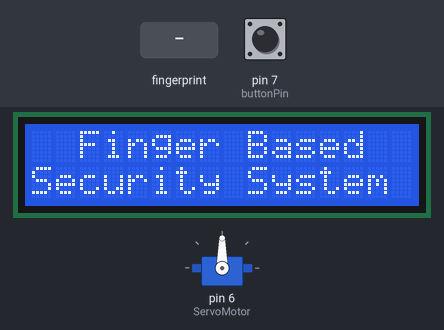
Bench run of a sketch on a simulated Arduino Uno, built with avr-gcc and run on an emulated ATmega328P. Parts: servo, 16×2 character LCD. The inputs (shaded band) are chosen by the test bench; at power-on: pin 7 (buttonPin) LOW. What the sketch prints to the serial monitor is not drawn.

Above: at 1.1 s.
At 5.2 s:
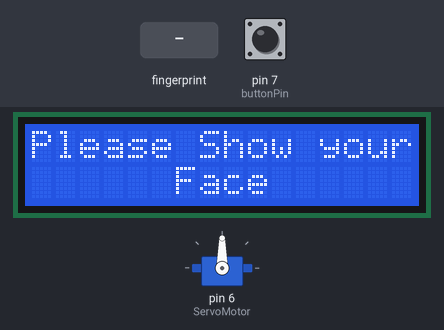
5.3 s: pin 7 (buttonPin) pulled HIGH for 1.3 s
At 8.6 s:
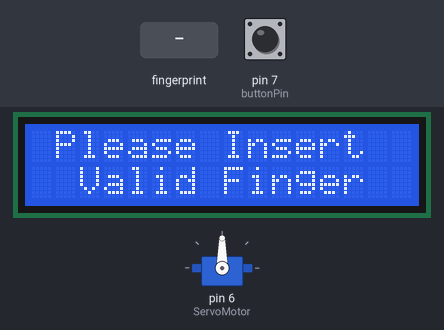
9.5 s: finger stored as number 1 placed on the sensor
At 12.3 s:
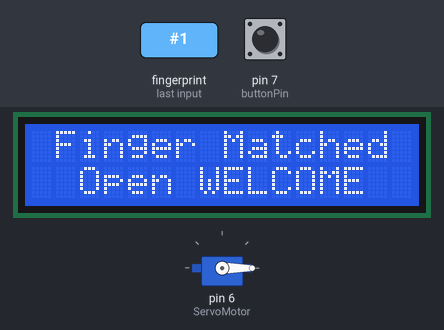
17.4 s: pin 7 (buttonPin) pulled HIGH for 3.2 s
At 19.4 s:
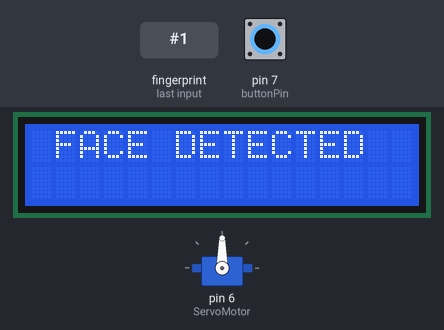
Timing chart, 0 to 20.9 s (numbered marks = the images above; inputs shaded):
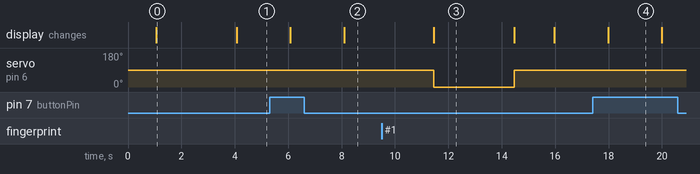

Measured:
- after the input at 5.3 s, the display: first changes after 0.79 s (image 2 shows a later state)
- after the input at 9.5 s, servo on pin 6 (ServoMotor): 90° → 0° after 2.0 s, → 90° 3.0 s later; the display: changes after 2.0 s (image 3)
- after the input at 17.4 s, the display: changes after 0.58 s (image 4)
- what the display in image 0 shows lasts 3.0 s, from 1.1 s to 4.1 s

The sketch:

Arduino.ino
```cpp
#include <SoftwareSerial.h>
#include <Adafruit_Fingerprint.h>
#include <LiquidCrystal.h>
SoftwareSerial mySerial(2, 3);   // (receiver pin, transfer pin)
LiquidCrystal lcd(13, 12, 11, 10, 9, 8);
Adafruit_Fingerprint finger = Adafruit_Fingerprint(&mySerial);
#include <Servo.h>
Servo ServoMotor;
const int buttonPin = 7;
int buttonState = 0;
void setup()
{
    Serial.begin(115200); //Sets the data rate in bits per second
    finger.begin(57600);  // data rate
    ServoMotor.attach(6);  // used to attach servo motor on which pin
    pinMode(buttonPin, INPUT);
    lcd.begin(16, 2);        // 16 characters in each line and 2 lines are there on lcd display
    lcd.setCursor(0, 0);      //  (col,row)
    lcd.print("  Finger Based  ");
    lcd.setCursor(0, 1);
    lcd.print("Security System ");
    delay(3000);
}
//// returns -1 if failed, otherwise returns ID #
int getFingerprintIDez()
{
    uint8_t p = finger.getImage();  // getImage (void) Ask the sensor to take an image of the finger pressed on surface
    if (p != FINGERPRINT_OK)
    {
        return -1;
    }

    p = finger.image2Tz();
    if (p != FINGERPRINT_OK)
    {
        return -1;
    }

    p = finger.fingerFastSearch();
    if (p != FINGERPRINT_OK)
    {

        return -1;
    }

    //  // found a match!
    Serial.print("Found ID #");
    Serial.print(finger.fingerID);
    Serial.print(" with confidence of ");
    Serial.println(finger.confidence);
    lcd.clear();
    lcd.setCursor(0, 0);
    lcd.print(" Finger Matched ");
    lcd.setCursor(0, 1);
    lcd.print("  Open WELCOME  ");
    ServoMotor.write(0);
    delay(3000);
    ServoMotor.write(90);
    lcd.clear();
    lcd.setCursor(0, 0);
    lcd.print(" THANK YOU ");
    lcd.setCursor(0, 1);
    lcd.print("     Close     ");
    delay(1000);
    return 1;
}
void loop()
{
    lcd.clear();
    lcd.setCursor(0, 0);
    lcd.print("Please Show your ");
    lcd.setCursor(0, 1);
    lcd.print("      Face       ");
    delay(1000);
    buttonState = digitalRead(buttonPin);
    if (buttonState == HIGH)
    {
        lcd.clear();
        lcd.setCursor(0, 0);
        lcd.print(" FACE DETECTED  ");
        delay(2000);
        if (finger.verifyPassword())
        {
            Serial.println("Found fingerprint sensor!");
            lcd.clear();
            lcd.setCursor(0, 0);
            lcd.print(" Please Insert  ");
            lcd.setCursor(0, 1);
            lcd.print("  Valid Finger  ");
            delay(3000);
            int ret = -1;
            int count = 0;
            while (ret == -1)
            {
                Serial.println("inside while loop");
                ret = getFingerprintIDez();
                count++;
                Serial.print("Count:");
                Serial.println(count);
                delay(500);
                if (count > 20)
                    break;
            }
        }
    }
}
```
